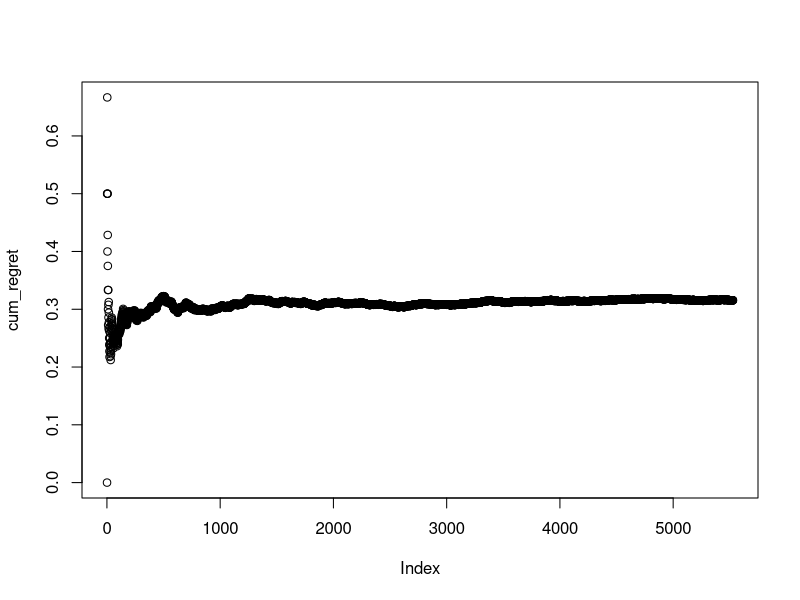

Here is the R script that generated this plot: (Note: this script raises an error after producing the figure.)
#!/usr/bin/env Rscript

## Process the input argument 
args <- commandArgs(trailingOnly = TRUE)
seed<- as.integer(args[1])

## Default arguments for debug
if(is.na(seed)) seed <- 1

## Parameters
gamma <- 0.5 
s <- 90
K <- 3

## Load libraries
suppressPackageStartupMessages(library(tidyverse))
suppressPackageStartupMessages(library(glmnet))

## Read the dataset
data <- read_csv("../datasets/warfarin.txt", col_names = FALSE)
T <- nrow(data)
d <- ncol(data) - 1

## Randomly permute the data
set.seed(seed)
new_order <- sample(1:T, T, replace = FALSE)
data <- data[new_order,]
names(data) <- c(paste0("X",1:d), "Y")

## Obtain the coefficient
lm_res1 <- lm(-(Y != 0)~., data)
beta1 <- coef(lm_res1)
lm_res2 <- lm(-(Y != 1)~., data)
beta2 <- coef(lm_res2)
lm_res3 <- lm(-(Y != 2)~., data)
beta3 <- coef(lm_res3)

## Extract X and the optimal reward
X <- as.matrix(data[, 1:d])
max_reward <- data$Y


## Initialization
reward <- c()


  ## Initialize the training data
  X_train <- c()
  Y_train <- c()
  ## Loop through the t steps
  for(t in 1:T){
    
      ## Randomly choose an arm
      est_reward1 <- beta1[1] + beta1[-1] %*% X[t,]
      est_reward2 <- beta2[1] + beta2[-1] %*% X[t,]
      est_reward3 <- beta3[1] + beta3[-1] %*% X[t,]
      a <- which.max(c(est_reward1, est_reward2, est_reward3))

      ## Record the regret
      ins_reward <- -(a - 1 != max_reward[t])
      reward <- c(reward, ins_reward)

  }



regret <- -reward
cum_regret <- cumsum(regret) / (1:T)
plot(cum_regret)

output <- data.frame(max_reward = max_reward, reward = reward, cum_regret = cum_regret)
out_file <- sprintf("../results/warfarin_oracle_seed%d.txt", seed)
write_delim(output, out_file)






